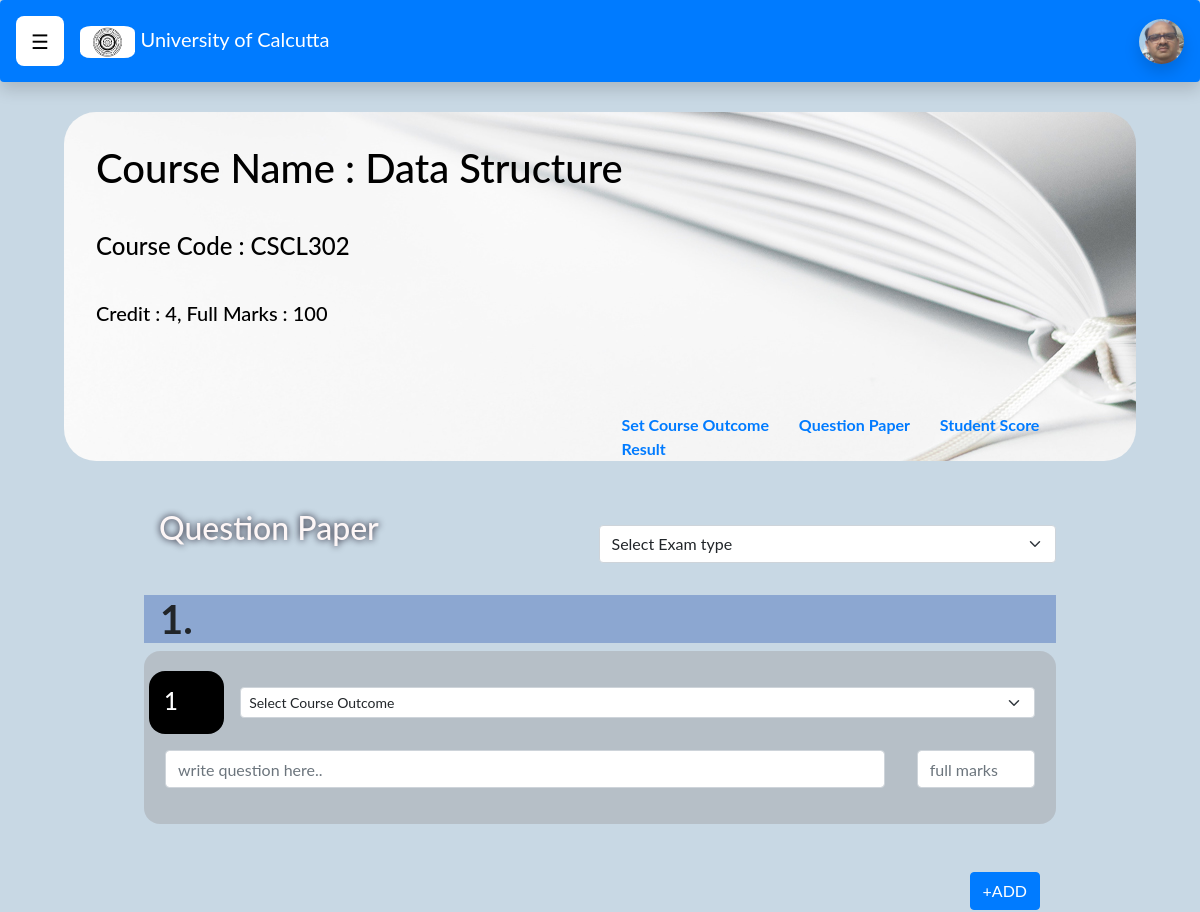
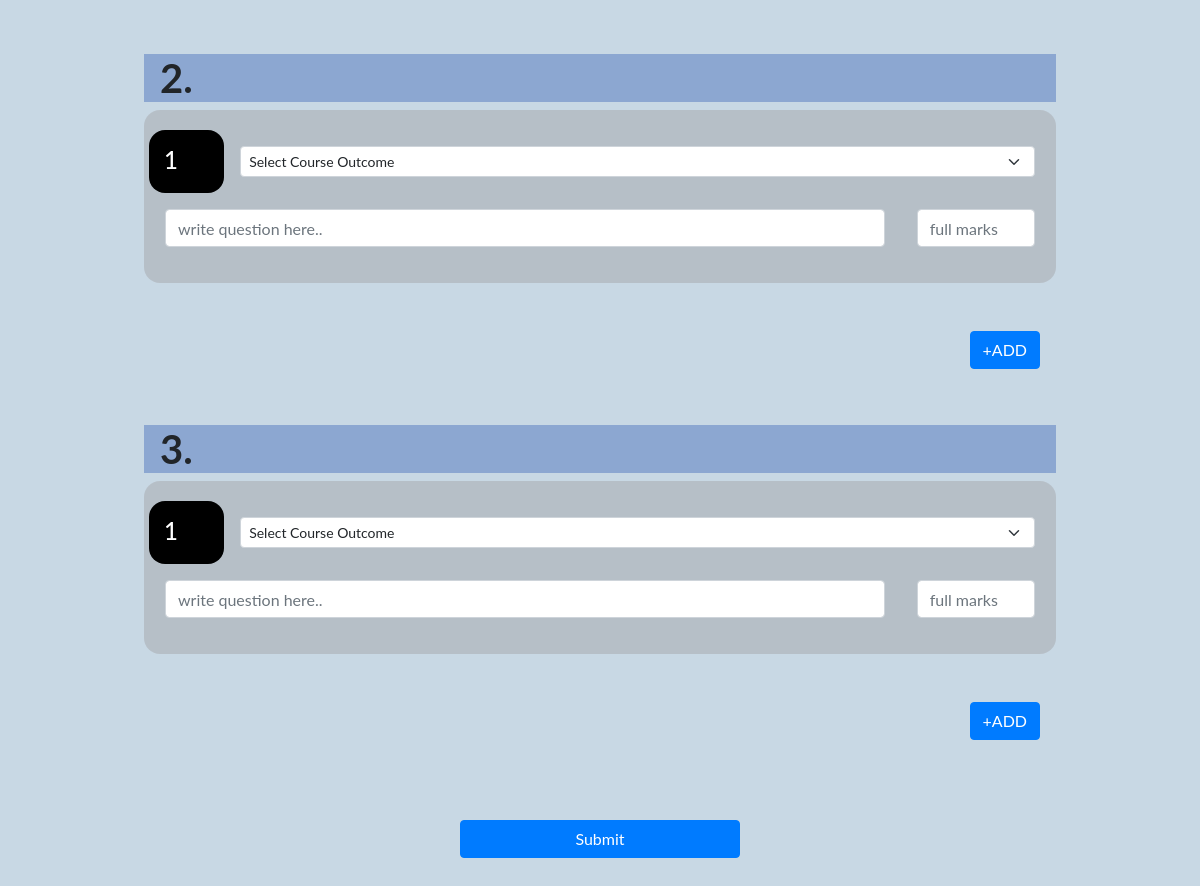
The app's page /10.Course_QuestionPaper/Course_Question_paper.php?id=CSCL302 (signed in) with its own data (2 pictures, top to bottom).
### tables this page shows
CREATE TABLE `course` (
  `CID` text NOT NULL COMMENT 'Primary Key',
  `CourseName` text NOT NULL,
  `syllabus` longtext NOT NULL,
  `credit` int(11) NOT NULL,
  `fullmarks` int(11) NOT NULL,
  `sem` int(11) NOT NULL
);

### 10.Course_QuestionPaper/Course_Question_paper.php (the view, shortened to what this page needs)
<?php
 include ('../config.php');
 ?>
<!DOCTYPE html>
<html lang="en">
<head>
    <link href="https://cdn.jsdelivr.net/npm/bootstrap@5.0.2/dist/css/bootstrap.min.css" rel="stylesheet">
	<link rel="stylesheet" href="https://maxcdn.bootstrapcdn.com/bootstrap/4.5.2/css/bootstrap.min.css">
<link rel="stylesheet" href="Course_Question_paper.css">
</head>
<body>
  <nav class="shadow p-3 mb-5 bg-body rounded navbar fixed-top navbar-expand-lg navbar-dark bg-primary">
    <div id="main ">
      <button class="openbtn" onclick="openNav()">☰ </button>
    </div>
    <a class="navbar-brand" href="../8.Course start Page\Course start Page.php?id=<?php echo $_GET['id'] ; ?>&year=<?php echo $_GET['year'];?>">
        <img class="UnivLogo " src="Image/univLogo.png" alt="univLogo">
           University of Calcutta</a>
  <div class="ml-auto ">
    <img class="Profile_img shadow" src="Image/FM1.jpg" alt="profile-pic">
  </div>
</nav>
<div class="headingBlock">
<?php
        $cid=$_GET['id'];
        $sql="SELECT CourseName,credit,fullmarks FROM course WHERE CID='$cid'";
        $result=$conn->query($sql);
        $row1=$result->fetch_assoc();
  ?>
<h1 class="headingBlock_h1" style="padding-bottom:0rem;">Course Name : <?php echo $row1['CourseName'];?></h1>
  <h4 class="headingBlock_h1" style="padding-bottom:0rem;">Course Code : <span class="courseCode"><?php echo $_GET['id']; ?></span></h4>
  <h5 class="headingBlock_h1" style="padding-bottom:5rem;">Credit : <?php echo $row1['credit'];?>, Full Marks : <?php echo $row1['fullmarks'];?></h5>
  <div class="anchorHeadingBlock">
  <a class="anchorHB" href="../9.Course_Course_outcome page\Course_Course_outcome page.php?id=<?php echo $_GET['id'] ; ?>&year=<?php echo $_GET['year'];?>">Set Course Outcome</a>
  <a class="anchorHB" href="../10.Course_QuestionPaper\Course_Question_paper.php?id=<?php echo $_GET['id'] ; ?>&year=<?php echo $_GET['year'];?>">Question Paper</a>
  <a class="anchorHB" href="../11.1.Course_Student_score_page\Course_Student_score_page.php?id=<?php echo $_GET['id'] ; ?>&year=<?php echo $_GET['year'];?>">Student Score</a>
  <a class="anchorHB" href="#3">Result</a>
</div>
</div>
<form action="questionbackend.php?id=<?php echo $_GET['id'];?>&year=<?php echo $_GET['year'];?>" method="POST" >
 <div class="row container-fluid">
  <div class="col-md-5 sub " >
    <h2 class="heading3" >Question Paper</h2>
  </div>
  <div class="col-md-5 sub " style="margin-top:3rem;margin-left:2rem;" >
    <select class="form-select" name="qtype" id="qtype" required>
      <option value="">Select Exam type</option>
  </select>
  </div>
</div>
<div class="profile" id="frm" >
  <h1 style="background-color:#8ca7d1"><b style="padding:1rem;">1.</b></h1>
  <div class="card mb-3" >
      <div class="card-body">
          <div class=" row">
              <div class="col-md-1 col1">
                <label for="courseCode" class="form-label"><h4>1</h4></label>
              </div>
              <div class="col-md-11 textarea">
              <select class="select form-select form-select-sm" id="co" name="courseCode11" required="required">
            <option value="">Select Course Outcome</option>
                        </select>
              </div>
             <div class="col-md-10 textarea">
               <input type="text"  class="form-control" name="q11" required="required" placeholder="write question here.." >
             </div>
            <div class="col-md-2 textarea">
                <input type="text"  class="form-control" name="fm11" id="fm1" pattern="[1-2]" placeholder="full marks" >
            </div>
          </div>
      </div>
  </div>
</div>
<div class=" d-grid gap-2 d-md-flex justify-content-md-end" style="padding: 2rem 10rem;">
  <button class="btn btn-primary" type="button" onclick="addQ()">+ADD</button>
</div>
<div class="profile" id="frm2" >
  <h1 style="background-color:#8ca7d1"><b style="padding:1rem;">2.</b></h1>
  <div class="card mb-3" >
      <div class="card-body">
          <div class=" row">
              <div class="col-md-1 col1">
                <label for="courseCode" class="form-label"><h4>1</h4></label>
              </div>
              <div class="col-md-11 textarea">
              <select class="select form-select form-select-sm" id="co2" name="courseCode21" required="required">
            <option value="">Select Course Outcome</option>
                        </select>
              </div>
             <div class="col-md-10 textarea">
               <input type="text"  class="form-control" name="q21" required="required" placeholder="write question here.." >
             </div>
            <div class="col-md-2 textarea">
                <input type="text"  class="form-control" name="fm21" id="fm21" pattern="[1-5]" placeholder="full marks" >
            </div>
          </div>
      </div>
  </div>
</div>
<div class=" d-grid gap-2 d-md-flex justify-content-md-end" style="padding: 2rem 10rem;">
  <button class="btn btn-primary" type="button" onclick="addQsec()">+ADD</button>
</div>
<div class="profile" id="frm3" >
  <h1 style="background-color:#8ca7d1"><b style="padding:1rem;">3.</b></h1>
  <div class="card mb-3" >
      <div class="card-body">
          <div class=" row">
              <div class="col-md-1 col1">
                <label for="courseCode" class="form-label"><h4>1</h4></label>
              </div>
              <div class="col-md-11 textarea">
              <select class="select form-select form-select-sm" id="co3" name="courseCode31" required="required">
            <option value="">Select Course Outcome</option>
                        </select>
              </div>
             <div class="col-md-10 textarea">
               <input type="text"  class="form-control" name="q31" required="required" placeholder="write question here.." >
             </div>
            <div class="col-md-2 textarea">
                <input type="text"  class="form-control" name="fm31" id="fm31" pattern="[0-9]|10" placeholder="full marks" >
            </div>
          </div>
      </div>
  </div>
</div>
<div class=" d-grid gap-2 d-md-flex justify-content-md-end" style="padding: 2rem 10rem;">
  <button class="btn btn-primary" type="button" onclick="addQth()">+ADD</button>
</div>
<div class=" d-grid gap-2 col-6 mx-auto" style="padding: 3rem 10rem;">
  <button class="btn btn-primary" type="submit">Submit</button>
</div>
</form>
</body>
</html>

### 10.Course_QuestionPaper/Course_Question_paper.css (style rules this page uses)
body { font-family: "Lato", sans-serif; background-color: #c8d8e4; }
.Profile_img { width :45px; height:45px; border-radius: 2rem; }
.UnivLogo { height: 2rem ; margin-left: 1rem; border-radius: 20%; }
.openbtn { font-size: 20px; cursor: pointer; background-color: white; color: black; padding: 10px 15px; border: none; border-radius: 0.5rem; }
.headingBlock { margin: 7rem 4rem 1rem; border-radius: 2rem; background-image: url("Image/background.jpg"); }
.headingBlock_h1 { padding: 2rem 2rem 12rem; color: black; }
a.anchorHB { margin-right: 5%; text-decoration: none; font-weight: bolder; }
.anchorHeadingBlock { margin-left: 52%; }
.heading3 { padding: 2rem 5rem 0.5rem; text-shadow: 0 0 7px rgb(14, 9, 26); color:rgb(253, 246, 246); }
.sub { margin-left:4rem; }
.profile { margin : 2% 12% 1%; }
.col1 { padding-top:1rem; background-color: black; border-radius: 1rem; }
.textarea { padding:1rem; }
.card { border-radius: 1rem; background-color: rgba(166, 168, 172,0.5); border:none; color:white; }

### records on screen
course: CourseName "Data Structure", credit "4", fullmarks "100"

### other values on screen
$_GET['id'] "CSCL302"
